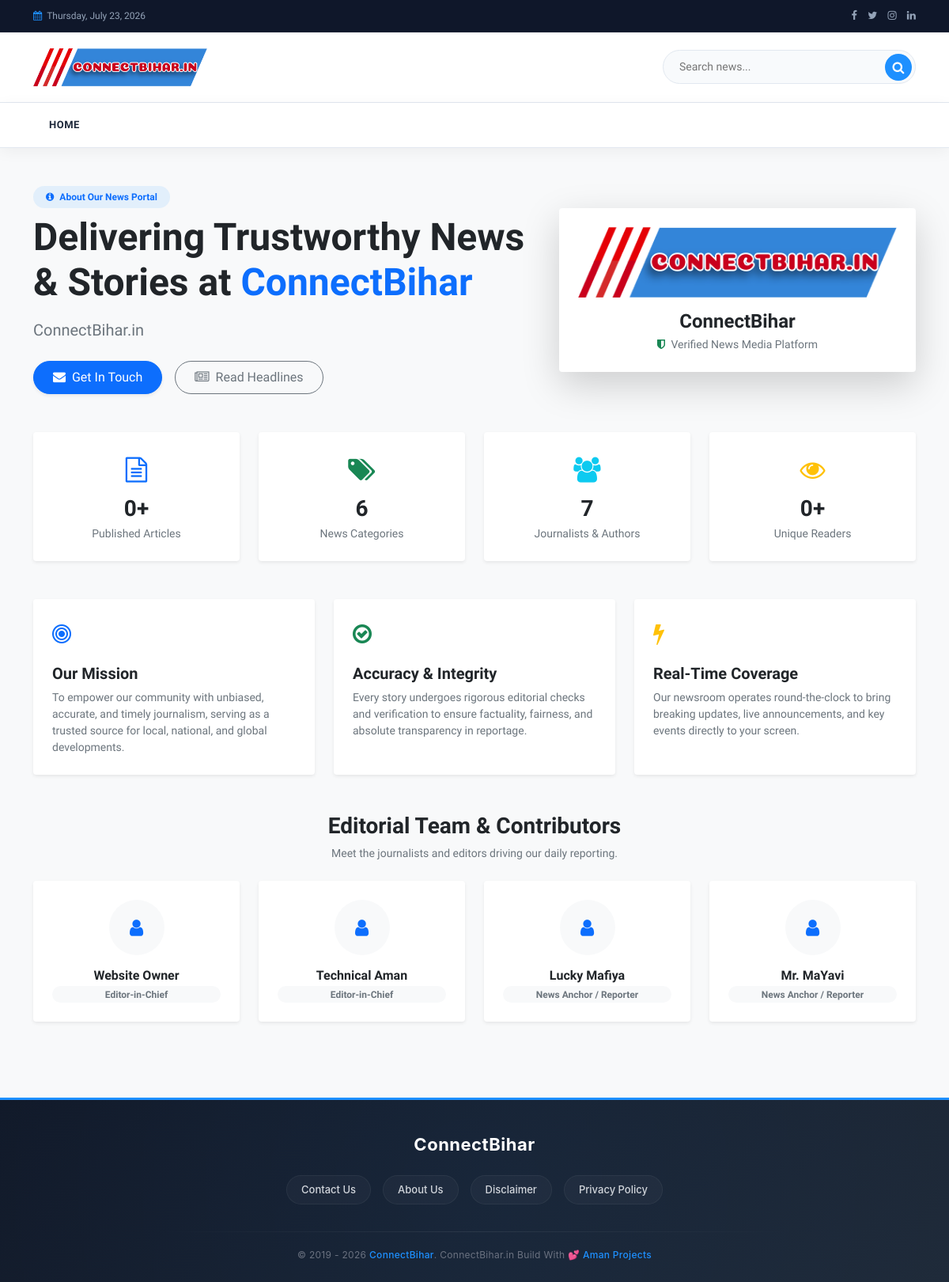
The page /aboutus.php on the database its author committed.
### tables this page shows
CREATE TABLE `settings` (
  `websitename` varchar(60) DEFAULT NULL,
  `favicon` varchar(255) DEFAULT NULL,
  `logo` varchar(50) DEFAULT NULL,
  `footerdesc` varchar(255) DEFAULT NULL,
  `keywords` varchar(1000) DEFAULT NULL,
  `watterMark` varchar(191) DEFAULT NULL,
  `workEmail` varchar(191) DEFAULT NULL,
  `websiteTitle` varchar(225) DEFAULT NULL,
  `websiteUrl` varchar(999) NOT NULL
);

CREATE TABLE `user` (
  `user_id` int(10) UNSIGNED NOT NULL,
  `username` varchar(30) DEFAULT NULL,
  `first_name` varchar(30) NOT NULL,
  `last_name` varchar(30) NOT NULL,
  `phone` varchar(15) DEFAULT NULL,
  `email` varchar(225) DEFAULT NULL,
  `password` varchar(40) DEFAULT NULL,
  `role` int(11) NOT NULL DEFAULT 0,
  `userStatus` varchar(10) NOT NULL DEFAULT 'W',
  `rDate` timestamp NOT NULL DEFAULT current_timestamp(),
  `taken` int(11) DEFAULT NULL
);

### config.php (called while the page is built, shortened)
<?php
$hostname = 'localhost';
$username = 'root';
$password = '';
$dbname = 'public_paper';
$conn = mysqli_connect($hostname, $username, $password, $dbname);
$settings_query = mysqli_query($conn, 'SELECT * FROM settings');
if ($settings_query && mysqli_num_rows($settings_query) > 0) {
    $settings = mysqli_fetch_assoc($settings_query);
    $baseurl = $settings['websiteUrl'] ?? '';
} else {
    $settings = [];
    $baseurl = '';
}

### aboutus.php (the view, shortened to what this page needs)
<?php
include_once "header.php";
$total_posts = 0;
$total_cats = 0;
$total_authors = 0;
$total_visitors = 0;
$p_count_res = mysqli_query($conn, "SELECT COUNT(*) as cnt FROM post WHERE postStatus = 'Y'");
if ($p_count_res && $row = mysqli_fetch_assoc($p_count_res)) {
  $total_posts = (int)$row['cnt'];
}
$c_count_res = mysqli_query($conn, "SELECT COUNT(*) as cnt FROM category");
if ($c_count_res && $row = mysqli_fetch_assoc($c_count_res)) {
  $total_cats = (int)$row['cnt'];
}
$a_count_res = mysqli_query($conn, "SELECT COUNT(*) as cnt FROM user");
if ($a_count_res && $row = mysqli_fetch_assoc($a_count_res)) {
  $total_authors = (int)$row['cnt'];
}
$v_count_res = mysqli_query($conn, "SELECT COUNT(DISTINCT ip) as cnt FROM visitors");
if ($v_count_res && $row = mysqli_fetch_assoc($v_count_res)) {
  $total_visitors = (int)$row['cnt'];
}
$authors = [];
$author_query = "SELECT user_id, first_name, last_name, username, role FROM user ORDER BY user_id ASC LIMIT 4";
$author_res = mysqli_query($conn, $author_query);
if ($author_res && mysqli_num_rows($author_res) > 0) {
  while ($a_row = mysqli_fetch_assoc($author_res)) {
    $authors[] = $a_row;
  }
}
?>
<main class="py-5 bg-light">
  <div class="container">
    <div class="row align-items-center mb-5">
      <div class="col-lg-7 mb-4 mb-lg-0">
        <span class="badge bg-primary-soft text-primary px-3 py-2 rounded-pill fw-semibold mb-2">
          <i class="fa fa-info-circle me-1"></i> About Our News Portal
        </span>
        <h1 class="display-5 fw-bold text-dark mb-3">
          Delivering Trustworthy News &amp; Stories at <span class="text-primary"><?php echo htmlspecialchars($settings['websitename'] ?? 'Our Portal'); ?></span>
        </h1>
        <p class="lead text-muted mb-4">
          <?php echo htmlspecialchars($settings['footerdesc'] ?? 'We are dedicated to providing accurate, real-time, and comprehensive news coverage across technology, politics, sports, entertainment, and local community updates.'); ?>
        </p>
        <div class="d-flex gap-3 flex-wrap">
          <a href="contactus.php" class="btn btn-primary px-4 py-2 rounded-pill shadow-sm">
            <i class="fa fa-envelope me-1"></i> Get In Touch
          </a>
          <a href="index.php" class="btn btn-outline-secondary px-4 py-2 rounded-pill">
            <i class="fa fa-newspaper-o me-1"></i> Read Headlines
          </a>
        </div>
      </div>
      <div class="col-lg-5 text-center">
        <div class="card border-0 shadow-lg rounded-4 p-4 text-center bg-white position-relative">
          <?php if (!empty($settings['logo'])): ?>
            <img src="./assets/images/<?php echo htmlspecialchars($settings['logo']); ?>" alt="<?php echo htmlspecialchars($settings['websitename'] ?? ''); ?>" class="img-fluid mx-auto mb-3" style="max-height: 110px; object-fit: contain;">
          <?php else: ?>
            <div class="py-4 text-primary fs-1 fw-bold"><i class="fa fa-globe"></i></div>
          <?php endif; ?>
          <h4 class="fw-bold text-dark mb-1"><?php echo htmlspecialchars($settings['websitename'] ?? 'News Portal'); ?></h4>
          <p class="text-muted small mb-0"><i class="fa fa-shield text-success me-1"></i> Verified News Media Platform</p>
        </div>
      </div>
    </div>
    <div class="row g-4 mb-5">
      <div class="col-6 col-md-3">
        <div class="card border-0 shadow-sm rounded-4 p-4 text-center h-100 bg-white hover-card">
          <div class="text-primary fs-2 mb-2"><i class="fa fa-file-text-o"></i></div>
          <h3 class="fw-bold text-dark mb-1"><?php echo number_format($total_posts); ?>+</h3>
          <span class="text-muted small fw-semibold">Published Articles</span>
        </div>
      </div>
      <div class="col-6 col-md-3">
        <div class="card border-0 shadow-sm rounded-4 p-4 text-center h-100 bg-white hover-card">
          <div class="text-success fs-2 mb-2"><i class="fa fa-tags"></i></div>
          <h3 class="fw-bold text-dark mb-1"><?php echo number_format($total_cats); ?></h3>
          <span class="text-muted small fw-semibold">News Categories</span>
        </div>
      </div>
      <div class="col-6 col-md-3">
        <div class="card border-0 shadow-sm rounded-4 p-4 text-center h-100 bg-white hover-card">
          <div class="text-info fs-2 mb-2"><i class="fa fa-users"></i></div>
          <h3 class="fw-bold text-dark mb-1"><?php echo number_format($total_authors); ?></h3>
          <span class="text-muted small fw-semibold">Journalists &amp; Authors</span>
        </div>
      </div>
      <div class="col-6 col-md-3">
        <div class="card border-0 shadow-sm rounded-4 p-4 text-center h-100 bg-white hover-card">
          <div class="text-warning fs-2 mb-2"><i class="fa fa-eye"></i></div>
          <h3 class="fw-bold text-dark mb-1"><?php echo number_format($total_visitors); ?>+</h3>
          <span class="text-muted small fw-semibold">Unique Readers</span>
        </div>
      </div>
    </div>
    <div class="row g-4 mb-5">
      <div class="col-md-4">
        <div class="card border-0 shadow-sm rounded-4 p-4 h-100 bg-white">
          <div class="text-primary fs-3 mb-3"><i class="fa fa-bullseye"></i></div>
          <h4 class="fw-bold text-dark h5 mb-2">Our Mission</h4>
          <p class="text-muted small mb-0">
            To empower our community with unbiased, accurate, and timely journalism, serving as a trusted source for local, national, and global developments.
          </p>
        </div>
      </div>
      <div class="col-md-4">
        <div class="card border-0 shadow-sm rounded-4 p-4 h-100 bg-white">
          <div class="text-success fs-3 mb-3"><i class="fa fa-check-circle-o"></i></div>
          <h4 class="fw-bold text-dark h5 mb-2">Accuracy &amp; Integrity</h4>
          <p class="text-muted small mb-0">
            Every story undergoes rigorous editorial checks and verification to ensure factuality, fairness, and absolute transparency in reportage.
          </p>
        </div>
      </div>
      <div class="col-md-4">
        <div class="card border-0 shadow-sm rounded-4 p-4 h-100 bg-white">
          <div class="text-warning fs-3 mb-3"><i class="fa fa-bolt"></i></div>
          <h4 class="fw-bold text-dark h5 mb-2">Real-Time Coverage</h4>
          <p class="text-muted small mb-0">
            Our newsroom operates round-the-clock to bring breaking updates, live announcements, and key events directly to your screen.
          </p>
        </div>
      </div>
    </div>
    <?php if (!empty($authors)): ?>
      <div class="mb-5">
        <div class="text-center mb-4">
          <h3 class="fw-bold text-dark">Editorial Team &amp; Contributors</h3>
          <p class="text-muted small mx-auto" style="max-width: 500px;">Meet the journalists and editors driving our daily reporting.</p>
        </div>
        <div class="row g-4 justify-content-center">
          <?php foreach ($authors as $author):
            $full_name = trim(($author['first_name'] ?? '') . ' ' . ($author['last_name'] ?? ''));
            $role_title = ($author['role'] == 1) ? 'Editor-in-Chief' : (($author['role'] == 2) ? 'Senior Journalist' : 'News Anchor / Reporter');
          ?>
            <div class="col-6 col-md-3 text-center">
              <div class="card border-0 shadow-sm rounded-4 p-4 h-100 bg-white hover-card">
                <div class="mx-auto mb-3 rounded-circle bg-light d-flex align-items-center justify-content-center text-primary fw-bold" style="width: 70px; height: 70px; font-size: 1.5rem;">
                  <i class="fa fa-user"></i>
                </div>
                <h5 class="fw-bold text-dark h6 mb-1"><?php echo htmlspecialchars($full_name); ?></h5>
                <small class="badge bg-light text-secondary rounded-pill"><?php echo htmlspecialchars($role_title); ?></small>
              </div>
            </div>
          <?php endforeach; ?>
        </div>
      </div>
    <?php endif; ?>
  </div>
</main>
<?php include_once "footer.php"; ?>

### header.php (shortened to what this page needs)
<?php
include 'config.php';
$settings_query = mysqli_query($conn, 'SELECT * FROM settings');
$settings = mysqli_fetch_assoc($settings_query) ?: [];
$auth = basename($_SERVER['SCRIPT_NAME']);
?>
<!DOCTYPE html>
<html lang="en">
<head>
  <link rel="stylesheet" href="<?php echo htmlspecialchars($baseurl); ?>/assets/css/bootstrap.min.css">
  <link rel="stylesheet" href="https://cdnjs.cloudflare.com/ajax/libs/font-awesome/4.7.0/css/font-awesome.min.css">
  <link rel="stylesheet" href="<?php echo htmlspecialchars($baseurl); ?>/assets/css/style.css">
</head>
<body>
  <div class="top-bar">
    <div class="container">
      <div class="top-bar-inner">
        <div class="top-bar-left">
          <div class="top-bar-date">
            <i class="fa fa-calendar"></i>
            <span><?php echo date("l, F d, Y"); ?></span>
          </div>
        </div>
        <div class="top-bar-right">
          <div class="top-bar-social">
            <a href="#"><i class="fa fa-facebook"></i></a>
            <a href="#"><i class="fa fa-twitter"></i></a>
            <a href="#"><i class="fa fa-instagram"></i></a>
            <a href="#"><i class="fa fa-linkedin"></i></a>
          </div>
        </div>
      </div>
    </div>
  </div>
  <div class="main-header">
    <div class="container">
      <div class="main-header-inner">
        <a href="./" class="logo-container">
          <img src="./assets/images/<?php echo htmlspecialchars($settings['logo'] ?? ''); ?>" alt="<?php echo htmlspecialchars($settings['websitename'] ?? ''); ?>" loading="lazy">
        </a>
        <div class="header-search">
          <form action="search.php" method="GET">
            <input type="text" name="search" placeholder="Search news..." required>
            <button type="submit">
              <i class="fa fa-search"></i>
            </button>
          </form>
        </div>
      </div>
    </div>
  </div>
  <div class="modern-navbar">
    <div class="container">
      <div class="row">
        <div class="col-md-12">
          <div class="navbar-wrapper">
            <ul class="menu" id="navMenu">
              <li>
                <a class="<?php echo ($auth === 'index.php') ? 'active' : ''; ?>" href="./">Home</a>
              </li>
            </ul>
          </div>
        </div>
      </div>
    </div>
  </div>

### footer.php (shortened to what this page needs)
<?php
$footer_desc = $settings['footerdesc'] ?? '';
?>
<div id="footer">
  <div class="container">
    <div class="footer-content">
      <div class="footer-logo">
        <?php echo htmlspecialchars($settings['websitename'] ?? 'News Website'); ?>
      </div>
      <div class="footer-links">
        <a href="./contactus.php">Contact Us</a>
        <a href="./aboutus.php">About Us</a>
        <a href="./disclaimer.php">Disclaimer</a>
        <a href="./privacy-policy.php">Privacy Policy</a>
      </div>
      <div class="footer-divider"></div>
      <div class="copyright">
        &copy; 2019 - <?php echo date('Y'); ?>
        <a href="/"><?php echo htmlspecialchars($settings['websitename'] ?? 'News Portal'); ?></a>.
        <?php echo htmlspecialchars($footer_desc); ?> Build With 💕 <a href="https://amanprojects.com/" title="Aman Projects" target="_blank">Aman Projects</a>
      </div>
    </div>
  </div>
</div>
</body>
</html>

### header.php (style rules this page uses)
:root { --primary-color: #1e90ff; --primary-hover: #0077e6; --dark-bg: #0f172a; --light-bg: #f8fafc; --text-main: #1e293b; --text-muted: #64748b; --border-color: #e2e8f0; }
body { font-family: 'Plus Jakarta Sans', sans-serif !important; }
.top-bar { background: var(--dark-bg); color: #94a3b8; font-size: 13px; padding: 10px 0; border-bottom: 1px solid rgba(255, 255, 255, 0.08); font-weight: 500; }
.top-bar-inner { display: flex; justify-content: space-between; align-items: center; }
.top-bar-left { display: flex; align-items: center; gap: 20px; }
.top-bar-date { display: flex; align-items: center; gap: 6px; font-size: 12px; color: #94a3b8; }
.top-bar-date i { color: var(--primary-color); }
.top-bar-right { display: flex; align-items: center; gap: 15px; }
.top-bar-social a { color: #94a3b8; transition: color 0.2s, transform 0.2s; display: inline-block; margin-left: 10px; }
.main-header { background: #ffffff; padding: 20px 0; border-bottom: 1px solid var(--border-color); }
.main-header-inner { display: flex; justify-content: space-between; align-items: center; }
.logo-container { max-width: 220px; display: inline-block; }
.logo-container img { width: 100%; height: auto; transition: transform 0.3s ease; }
.header-search { position: relative; max-width: 320px; width: 100%; }
.header-search form { position: relative; display: flex; align-items: center; width: 100%; margin: 0; }
.header-search input { width: 100%; padding: 10px 45px 10px 20px; border-radius: 30px; border: 1px solid var(--border-color); font-size: 14px; background: var(--light-bg); color: var(--text-main); font-weight: 500; transition: all 0.3s ease; outline: none; }
.header-search button { position: absolute; right: 5px; background: var(--primary-color); color: white; border: none; width: 34px; height: 34px; border-radius: 50%; display: flex; align-items: center; justify-content: center; cursor: pointer; transition: background-color 0.2s, transform 0.2s; }
.modern-navbar { background: #ffffff; box-shadow: 0 4px 20px rgba(0, 0, 0, 0.05); position: sticky; top: 0; z-index: 1000; border-bottom: 1px solid var(--border-color); }
.navbar-wrapper { display: flex; justify-content: space-between; align-items: center; width: 100%; }
.modern-navbar .menu { display: flex; list-style: none; margin: 0; padding: 0; gap: 5px; flex-wrap: wrap; width: 100%; }
.modern-navbar .menu > li { display: inline-block !important; }
.modern-navbar .menu > li > a { display: block !important; padding: 18px 20px !important; color: var(--text-main) !important; font-size: 13px !important; font-weight: 700 !important; text-transform: uppercase !important; letter-spacing: 0.5px !important; position: relative !important; transition: color 0.3s ease !important; text-decoration: none !important; background: transparent !important; }
.modern-navbar .menu > li > a::after { content: ''; position: absolute; bottom: 0; left: 20px; right: 20px; height: 3px; background-color: var(--primary-color); transform: scaleX(0); transform-origin: bottom right; transition: transform 0.3s ease; border-radius: 3px 3px 0 0; }

### aboutus.php (style rules this page uses)
.hover-card { transition: transform 0.25s ease, box-shadow 0.25s ease; }
.bg-primary-soft { background-color: rgba(30, 144, 255, 0.1); }

### rows shown on the page
settings: logo (picture), websitename "ConnectBihar", footerdesc "ConnectBihar.in"
user: full_name "Website Owner", role "Editor-in-Chief"
user: full_name "Technical Aman", role "Editor-in-Chief"
user: full_name "Lucky Mafiya", role "News Anchor / Reporter"
user: full_name "Mr. MaYavi", role "News Anchor / Reporter"

### other values the page prints
$total_posts "0"
$total_cats "6"
$total_authors "7"
$total_visitors "0"
